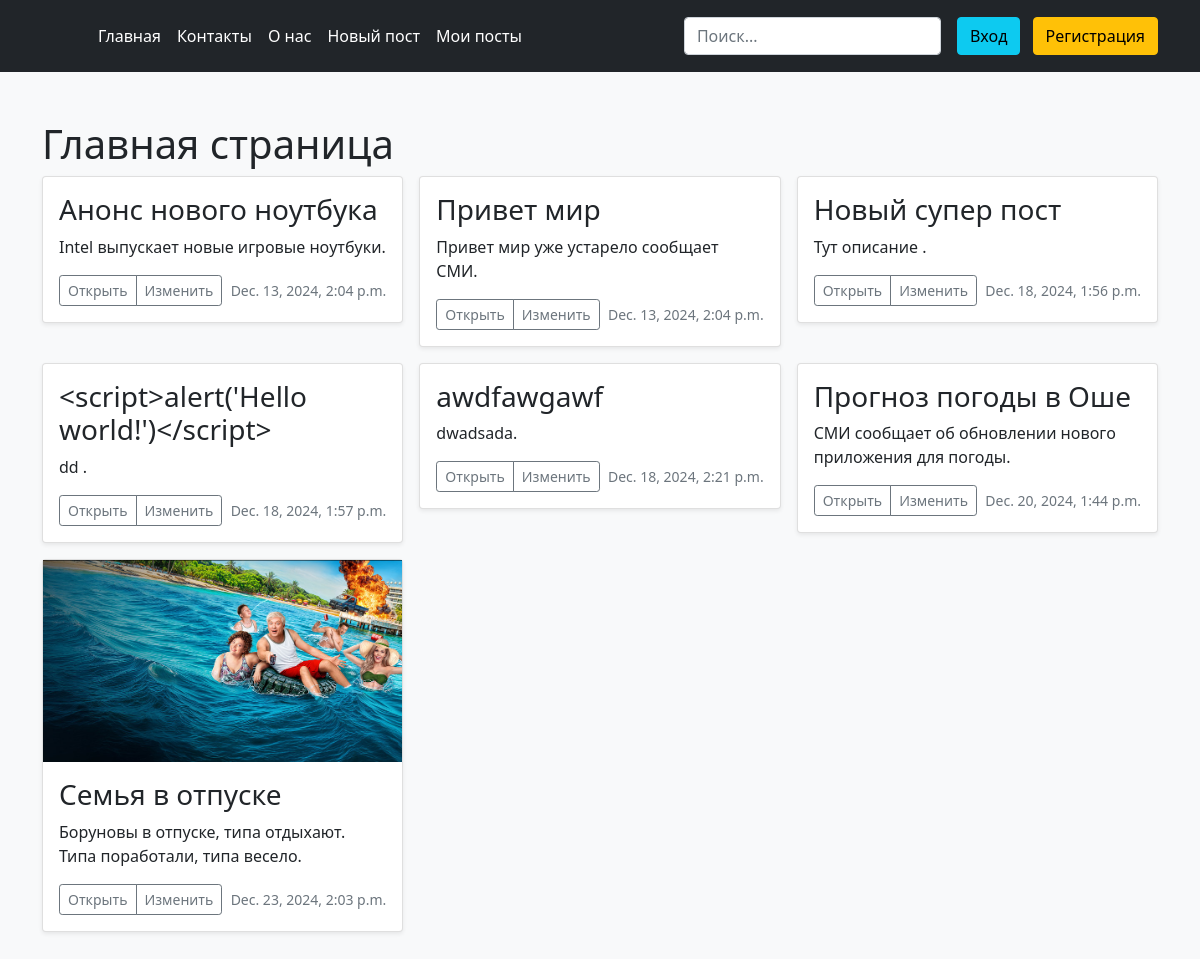
The page / on the database its author committed.
### app/models.py (models this page shows)
class Post(models.Model):
    image = models.ImageField(upload_to='images/', null=True)
    title = models.CharField(max_length=25)
    description = models.TextField()
    date = models.DateTimeField(auto_now_add=True)

### app/views.py (the view)
# urls.py: path('', index, name='index'),
def index(request):
    posts = Post.objects.all()
    search_q = request.GET.get('search')
    if search_q:
        posts = Post.objects.filter(title__contains=search_q)
    context = {
        'posts': posts,
        'search_q': search_q
    }
    return render(request, 'app/index.html', context)

### templates/app/index.html (shortened to what this page needs)
{% extends 'base.html' %}
{% block content %}
    <div class="album py-5 bg-light">
        <div class="container">
            <h1>Главная страница</h1>
          <div class="row row-cols-1 row-cols-sm-2 row-cols-md-3 g-3">
            {% for i in posts %}
            <div class="col">
              <div class="card shadow-sm">
                {% if i.image %}
                  <img src="{{ i.image.url }}" alt="{{ i.title }}"
                  class="img-fluid" width="100%" height="225">
                {% else %}
                  <img src="https://arsenal-museum.art/wp-content/uploads/2024/01/snimok-ekrana-1336.png" alt=""
                  class="img-fluid" width="100%" height="225">
                {% endif %}
                <div class="card-body">
                  <h3 class="card-title">{{ i.title }}</h3>
                  <p class="card-text">{{ i.description }}.</p>
                  <div class="d-flex justify-content-between align-items-center">
                    <div class="btn-group">
                      <a href="{% url 'post-detail' i.id %}" class="btn btn-sm btn-outline-secondary">Открыть</a>
                      <a href="{% url 'update-post' i.id %}" class="btn btn-sm btn-outline-secondary">Изменить</a>
                    </div>
                    <small class="text-muted">{{ i.date }}</small>
                  </div>
                </div>
              </div>
            </div>
            {% endfor %}
          </div>
        </div>
    </div>
{% endblock %}

### templates/base.html (shortened to what this page needs)
<!DOCTYPE html>
<html lang="en">
<head>
    <link href="https://cdn.jsdelivr.net/npm/bootstrap@5.0.2/dist/css/bootstrap.min.css" rel="stylesheet">
    <link href='https://unpkg.com/boxicons@2.1.4/css/boxicons.min.css' rel='stylesheet'>
</head>
<body>
    <header class="p-3 bg-dark text-white">
        <div class="container">
          <div class="d-flex flex-wrap align-items-center justify-content-center justify-content-lg-start">
            <a href="/" class="d-flex align-items-center mb-2 mb-lg-0 text-white text-decoration-none">
              <svg class="bi me-2" width="40" height="32" role="img" aria-label="Bootstrap"><use xlink:href="#bootstrap"></use></svg>
            </a>
            <ul class="nav col-12 col-lg-auto me-lg-auto mb-2 justify-content-center mb-md-0">
              <li><a href="{% url 'index' %}" class="nav-link px-2 text-white">Главная</a></li>
              <li><a href="{% url 'contacts' %}" class="nav-link px-2 text-white">Контакты</a></li>
              <li><a href="{% url 'about-us' %}" class="nav-link px-2 text-white">О нас</a></li>
              <li><a href="{% url 'new-post' %}" class="nav-link px-2 text-white">Новый пост</a></li>
              <li><a href="{% url 'my-posts' %}" class="nav-link px-2 text-white">Мои посты</a></li>
            </ul>
            <form method="get" class="col-12 col-lg-auto mb-3 mb-lg-0 me-lg-3">
              <input name="search" type="search" class="form-control form-control-dark" placeholder="Поиск..." aria-label="Search">
            </form>
            <div class="text-end">
              {% if request.user.is_authenticated %}
                <a href="{% url 'logout' %}" class="btn btn-danger me-2">Выход</a>
              {% else %}
                <a href="{% url 'login' %}" class="btn btn-info me-2">Вход</a>
                <a href="{% url 'sign-up' %}" class="btn btn-warning">Регистрация</a>
              {% endif %}
            </div>
          </div>
        </div>
    </header>
    {% block content %}
    {% endblock %}
</body>
</html>

### rows shown on the page
Post: title "Анонс нового ноутбука", description "Intel выпускает новые игровые ноутбуки", date "Dec. 13, 2024, 2:04 p.m."
Post: title "Привет мир", description "Привет мир уже устарело сообщает СМИ", date "Dec. 13, 2024, 2:04 p.m."
Post: title "Новый супер пост", description "Тут описание", date "Dec. 18, 2024, 1:56 p.m."
Post: title "<script>alert('Hello world!')</script>", description "dd", date "Dec. 18, 2024, 1:57 p.m."
Post: title "awdfawgawf", description "dwadsada", date "Dec. 18, 2024, 2:21 p.m."
Post: title "Прогноз погоды в Оше", description "СМИ сообщает об обновлении нового приложения для погоды", date "Dec. 20, 2024, 1:44 p.m."
Post: image (picture), title "Семья в отпуске", description "Боруновы в отпуске, типа отдыхают. Типа поработали, типа весело", date "Dec. 23, 2024, 2:03 p.m."
